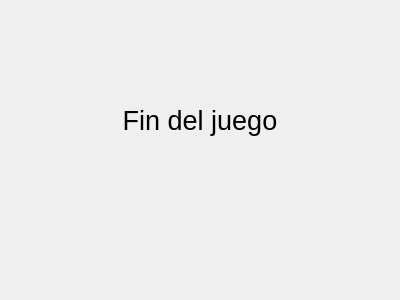
<?xml version="1.0" encoding="UTF-8"?>
<ui version="4.0">
 <class>GameOverWindow</class>
 <widget class="QDialog" name="GameOverWindow">
  <property name="geometry">
   <rect>
    <x>0</x>
    <y>0</y>
    <width>400</width>
    <height>300</height>
   </rect>
  </property>
  <property name="windowTitle">
   <string>Dialog</string>
  </property>
  <widget class="QLabel" name="label">
   <property name="geometry">
    <rect>
     <x>100</x>
     <y>100</y>
     <width>200</width>
     <height>40</height>
    </rect>
   </property>
   <property name="font">
    <font>
     <pointsize>20</pointsize>
    </font>
   </property>
   <property name="text">
    <string>Fin del juego</string>
   </property>
   <property name="alignment">
    <set>Qt::AlignCenter</set>
   </property>
  </widget>
 </widget>
 <resources/>
 <connections/>
</ui>
